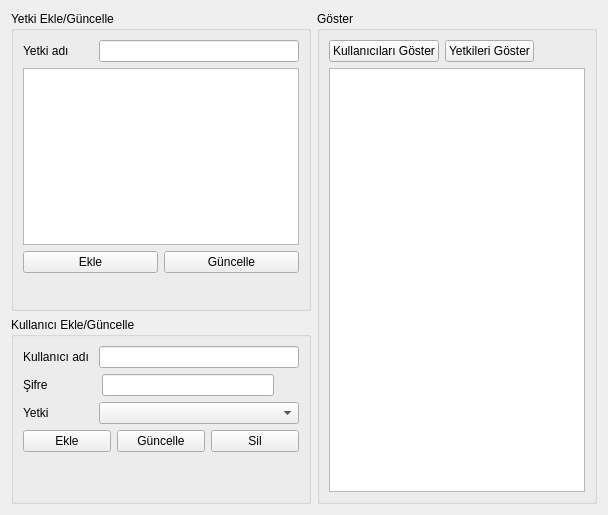
      <widget class="QWidget" name="pageAdmin">
       <layout class="QGridLayout" name="gridLayout_5">
        <item row="0" column="1" rowspan="2">
         <widget class="QGroupBox" name="groupBox_3">
          <property name="minimumSize">
           <size>
            <width>0</width>
            <height>0</height>
           </size>
          </property>
          <property name="title">
           <string>Göster</string>
          </property>
          <layout class="QGridLayout" name="gridLayout_3">
           <item row="0" column="0">
            <layout class="QHBoxLayout" name="horizontalLayout_7">
             <item>
              <widget class="QPushButton" name="pushButton_kullgoster">
               <property name="text">
                <string>Kullanıcıları Göster</string>
               </property>
               <property name="icon">
                <iconset resource="icons.qrc">
                 <normaloff>:/img/view.png</normaloff>:/img/view.png</iconset>
               </property>
              </widget>
             </item>
             <item>
              <widget class="QPushButton" name="pushButton_yetkigoster">
               <property name="text">
                <string>Yetkileri Göster</string>
               </property>
               <property name="icon">
                <iconset resource="icons.qrc">
                 <normaloff>:/img/table_constraint.png</normaloff>:/img/table_constraint.png</iconset>
               </property>
              </widget>
             </item>
             <item>
              <spacer name="horizontalSpacer_5">
               <property name="orientation">
                <enum>Qt::Horizontal</enum>
               </property>
               <property name="sizeHint" stdset="0">
                <size>
                 <width>40</width>
                 <height>20</height>
                </size>
               </property>
              </spacer>
             </item>
            </layout>
           </item>
           <item row="1" column="0">
            <widget class="QTableView" name="tableView_admin">
             <property name="editTriggers">
              <set>QAbstractItemView::NoEditTriggers</set>
             </property>
             <property name="dragDropOverwriteMode">
              <bool>false</bool>
             </property>
             <property name="alternatingRowColors">
              <bool>true</bool>
             </property>
             <property name="selectionMode">
              <enum>QAbstractItemView::SingleSelection</enum>
             </property>
             <property name="selectionBehavior">
              <enum>QAbstractItemView::SelectRows</enum>
             </property>
             <property name="sortingEnabled">
              <bool>true</bool>
             </property>
            </widget>
           </item>
          </layout>
         </widget>
        </item>
        <item row="0" column="0">
         <widget class="QGroupBox" name="groupBox_2">
          <property name="sizePolicy">
           <sizepolicy hsizetype="MinimumExpanding" vsizetype="Expanding">
            <horstretch>0</horstretch>
            <verstretch>0</verstretch>
           </sizepolicy>
          </property>
          <property name="maximumSize">
           <size>
            <width>300</width>
            <height>300</height>
           </size>
          </property>
          <property name="title">
           <string>Yetki Ekle/Güncelle</string>
          </property>
          <layout class="QGridLayout" name="gridLayout_6">
           <item row="1" column="0">
            <layout class="QHBoxLayout" name="horizontalLayout_6">
             <item>
              <widget class="QPushButton" name="pushButton_yetkiekle">
               <property name="text">
                <string>Ekle</string>
               </property>
               <property name="icon">
                <iconset resource="icons.qrc">
                 <normaloff>:/img/insert_row.png</normaloff>:/img/insert_row.png</iconset>
               </property>
              </widget>
             </item>
             <item>
              <widget class="QPushButton" name="pushButton_yetkiguncelle">
               <property name="text">
                <string>Güncelle</string>
               </property>
               <property name="icon">
                <iconset resource="icons.qrc">
                 <normaloff>:/img/reload.png</normaloff>:/img/reload.png</iconset>
               </property>
              </widget>
             </item>
            </layout>
           </item>
           <item row="0" column="0">
            <layout class="QVBoxLayout" name="verticalLayout_2">
             <item>
              <layout class="QHBoxLayout" name="horizontalLayout_8">
               <item>
                <widget class="QLabel" name="label_2">
                 <property name="text">
                  <string>Yetki adı</string>
                 </property>
                </widget>
               </item>
               <item>
                <widget class="QLineEdit" name="lineEdit_yetki">
                 <property name="maximumSize">
                  <size>
                   <width>200</width>
                   <height>16777215</height>
                  </size>
                 </property>
                </widget>
               </item>
              </layout>
             </item>
             <item>
              <widget class="QListWidget" name="listWidget">
               <property name="font">
                <font>
                 <pointsize>10</pointsize>
                </font>
               </property>
               <property name="midLineWidth">
                <number>0</number>
               </property>
               <property name="editTriggers">
                <set>QAbstractItemView::NoEditTriggers</set>
               </property>
               <property name="alternatingRowColors">
                <bool>true</bool>
               </property>
               <property name="selectionBehavior">
                <enum>QAbstractItemView::SelectRows</enum>
               </property>
               <property name="iconSize">
                <size>
                 <width>16</width>
                 <height>16</height>
                </size>
               </property>
               <property name="movement">
                <enum>QListView::Static</enum>
               </property>
               <property name="isWrapping" stdset="0">
                <bool>false</bool>
               </property>
               <property name="resizeMode">
                <enum>QListView::Fixed</enum>
               </property>
               <property name="spacing">
                <number>1</number>
               </property>
               <property name="modelColumn">
                <number>0</number>
               </property>
               <property name="uniformItemSizes">
                <bool>false</bool>
               </property>
               <property name="wordWrap">
                <bool>false</bool>
               </property>
              </widget>
             </item>
            </layout>
           </item>
           <item row="2" column="0">
            <spacer name="verticalSpacer_7">
             <property name="orientation">
              <enum>Qt::Vertical</enum>
             </property>
             <property name="sizeHint" stdset="0">
              <size>
               <width>20</width>
               <height>40</height>
              </size>
             </property>
            </spacer>
           </item>
          </layout>
         </widget>
        </item>
        <item row="1" column="0">
         <widget class="QGroupBox" name="groupBox">
          <property name="sizePolicy">
           <sizepolicy hsizetype="MinimumExpanding" vsizetype="Preferred">
            <horstretch>0</horstretch>
            <verstretch>0</verstretch>
           </sizepolicy>
          </property>
          <property name="maximumSize">
           <size>
            <width>300</width>
            <height>16777215</height>
           </size>
          </property>
          <property name="title">
           <string>Kullanıcı Ekle/Güncelle</string>
          </property>
          <layout class="QGridLayout" name="gridLayout">
           <item row="0" column="0" rowspan="2" colspan="2">
            <layout class="QVBoxLayout" name="verticalLayout">
             <item>
              <layout class="QHBoxLayout" name="horizontalLayout">
               <item>
                <widget class="QLabel" name="label_username">
                 <property name="text">
                  <string>Kullanıcı adı</string>
                 </property>
                </widget>
               </item>
               <item>
                <widget class="QLineEdit" name="lineEdit_username">
                 <property name="minimumSize">
                  <size>
                   <width>200</width>
                   <height>0</height>
                  </size>
                 </property>
                 <property name="maximumSize">
                  <size>
                   <width>200</width>
                   <height>16777215</height>
                  </size>
                 </property>
                </widget>
               </item>
              </layout>
             </item>
             <item>
              <layout class="QHBoxLayout" name="horizontalLayout_3">
               <item>
                <widget class="QLabel" name="label_password">
                 <property name="text">
                  <string>Şifre</string>
                 </property>
                </widget>
               </item>
               <item>
                <spacer name="horizontalSpacer_12">
                 <property name="orientation">
                  <enum>Qt::Horizontal</enum>
                 </property>
                 <property name="sizeType">
                  <enum>QSizePolicy::Fixed</enum>
                 </property>
                 <property name="sizeHint" stdset="0">
                  <size>
                   <width>48</width>
                   <height>20</height>
                  </size>
                 </property>
                </spacer>
               </item>
               <item>
                <layout class="QHBoxLayout" name="horizontalLayout_33">
                 <property name="spacing">
                  <number>0</number>
                 </property>
                 <item>
                  <widget class="QLineEdit" name="lineEdit_password">
                   <property name="sizePolicy">
                    <sizepolicy hsizetype="Expanding" vsizetype="Fixed">
                     <horstretch>0</horstretch>
                     <verstretch>0</verstretch>
                    </sizepolicy>
                   </property>
                   <property name="minimumSize">
                    <size>
                     <width>172</width>
                     <height>0</height>
                    </size>
                   </property>
                   <property name="maximumSize">
                    <size>
                     <width>200</width>
                     <height>16777215</height>
                    </size>
                   </property>
                   <property name="inputMethodHints">
                    <set>Qt::ImhHiddenText|Qt::ImhNoAutoUppercase|Qt::ImhNoPredictiveText|Qt::ImhSensitiveData</set>
                   </property>
                   <property name="echoMode">
                    <enum>QLineEdit::Password</enum>
                   </property>
                  </widget>
                 </item>
                 <item>
                  <widget class="QPushButton" name="pushButton_pwd">
                   <property name="maximumSize">
                    <size>
                     <width>16777215</width>
                     <height>22</height>
                    </size>
                   </property>
                   <property name="focusPolicy">
                    <enum>Qt::NoFocus</enum>
                   </property>
                   <property name="toolTip">
                    <string>Şifreyi göster</string>
                   </property>
                   <property name="text">
                    <string/>
                   </property>
                   <property name="icon">
                    <iconset resource="icons.qrc">
                     <normaloff>:/Downloads/iconfinder_icon-22-eye_315220.ico</normaloff>:/Downloads/iconfinder_icon-22-eye_315220.ico</iconset>
                   </property>
                   <property name="checkable">
                    <bool>false</bool>
                   </property>
                   <property name="autoDefault">
                    <bool>false</bool>
                   </property>
                   <property name="flat">
                    <bool>true</bool>
                   </property>
                  </widget>
                 </item>
                </layout>
               </item>
              </layout>
             </item>
             <item>
              <layout class="QHBoxLayout" name="horizontalLayout_4">
               <item>
                <widget class="QLabel" name="label">
                 <property name="text">
                  <string>Yetki</string>
                 </property>
                </widget>
               </item>
               <item>
                <widget class="QComboBox" name="comboBox_yetki">
                 <property name="minimumSize">
                  <size>
                   <width>200</width>
                   <height>0</height>
                  </size>
                 </property>
                 <property name="maximumSize">
                  <size>
                   <width>200</width>
                   <height>16777215</height>
                  </size>
                 </property>
                 <property name="editable">
                  <bool>false</bool>
                 </property>
                 <property name="modelColumn">
                  <number>0</number>
                 </property>
                </widget>
               </item>
              </layout>
             </item>
             <item>
              <layout class="QHBoxLayout" name="horizontalLayout_5">
               <item>
                <widget class="QPushButton" name="pushButton_ekle">
                 <property name="text">
                  <string>Ekle</string>
                 </property>
                 <property name="icon">
                  <iconset resource="icons.qrc">
                   <normaloff>:/img/insert_row.png</normaloff>:/img/insert_row.png</iconset>
                 </property>
                </widget>
               </item>
               <item>
                <widget class="QPushButton" name="pushButton_guncelle">
                 <property name="text">
                  <string>Güncelle</string>
                 </property>
                 <property name="icon">
                  <iconset resource="icons.qrc">
                   <normaloff>:/img/reload.png</normaloff>:/img/reload.png</iconset>
                 </property>
                </widget>
               </item>
               <item>
                <widget class="QPushButton" name="pushButton_sil">
                 <property name="text">
                  <string>Sil</string>
                 </property>
                 <property name="icon">
                  <iconset resource="icons.qrc">
                   <normaloff>:/img/delete_row.png</normaloff>:/img/delete_row.png</iconset>
                 </property>
                </widget>
               </item>
              </layout>
             </item>
            </layout>
           </item>
           <item row="2" column="0">
            <spacer name="verticalSpacer_6">
             <property name="orientation">
              <enum>Qt::Vertical</enum>
             </property>
             <property name="sizeHint" stdset="0">
              <size>
               <width>20</width>
               <height>40</height>
              </size>
             </property>
            </spacer>
           </item>
          </layout>
         </widget>
        </item>
       </layout>
      </widget>
